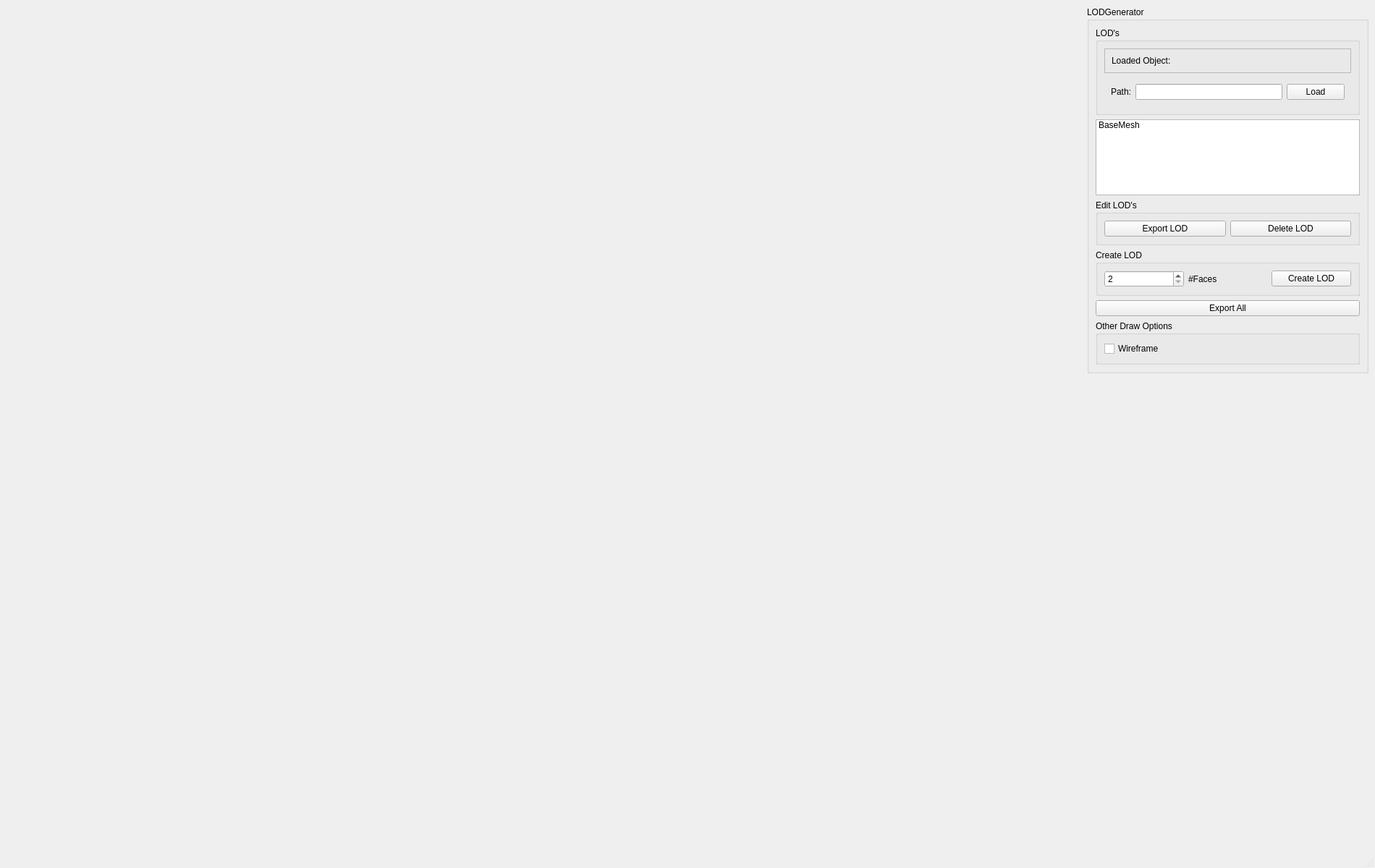
<?xml version="1.0" encoding="UTF-8"?>
<ui version="4.0">
 <class>MainWindow</class>
 <widget class="QMainWindow" name="MainWindow">
  <property name="geometry">
   <rect>
    <x>0</x>
    <y>0</y>
    <width>1900</width>
    <height>1200</height>
   </rect>
  </property>
  <property name="windowTitle">
   <string>LOD Generator by Jonathan Flynn (i7241559)</string>
  </property>
  <widget class="QWidget" name="centralwidget">
   <layout class="QGridLayout" name="s_mainWindowGridLayout">
    <item row="0" column="1" alignment="Qt::AlignTop">
     <widget class="QGroupBox" name="s_transformGB">
      <property name="minimumSize">
       <size>
        <width>389</width>
        <height>507</height>
       </size>
      </property>
      <property name="maximumSize">
       <size>
        <width>389</width>
        <height>507</height>
       </size>
      </property>
      <property name="title">
       <string>LODGenerator</string>
      </property>
      <layout class="QGridLayout" name="gridLayout">
       <item row="3" column="0">
        <widget class="QGroupBox" name="s_drawGB">
         <property name="title">
          <string>Edit LOD's</string>
         </property>
         <layout class="QHBoxLayout" name="horizontalLayout_3">
          <item>
           <widget class="QPushButton" name="exportLODB">
            <property name="text">
             <string>Export LOD</string>
            </property>
           </widget>
          </item>
          <item>
           <widget class="QPushButton" name="deleteLODB">
            <property name="text">
             <string>Delete LOD</string>
            </property>
           </widget>
          </item>
         </layout>
        </widget>
       </item>
       <item row="0" column="0">
        <widget class="QGroupBox" name="s_lodGB">
         <property name="title">
          <string>LOD's</string>
         </property>
         <layout class="QVBoxLayout" name="verticalLayout">
          <item>
           <widget class="QFrame" name="s_loadF">
            <property name="frameShape">
             <enum>QFrame::StyledPanel</enum>
            </property>
            <property name="frameShadow">
             <enum>QFrame::Raised</enum>
            </property>
            <layout class="QHBoxLayout" name="horizontalLayout_5">
             <item>
              <widget class="QLabel" name="label">
               <property name="minimumSize">
                <size>
                 <width>100</width>
                 <height>0</height>
                </size>
               </property>
               <property name="maximumSize">
                <size>
                 <width>100</width>
                 <height>16777215</height>
                </size>
               </property>
               <property name="text">
                <string>Loaded Object:</string>
               </property>
              </widget>
             </item>
             <item>
              <widget class="QLabel" name="fileNameL">
               <property name="text">
                <string/>
               </property>
              </widget>
             </item>
            </layout>
           </widget>
          </item>
          <item>
           <widget class="QFrame" name="s_pathF">
            <layout class="QHBoxLayout" name="horizontalLayout_2">
             <item>
              <widget class="QLabel" name="label_2">
               <property name="text">
                <string>Path:</string>
               </property>
              </widget>
             </item>
             <item>
              <widget class="QLineEdit" name="pathLE">
               <property name="readOnly">
                <bool>true</bool>
               </property>
              </widget>
             </item>
             <item>
              <widget class="QPushButton" name="loadB">
               <property name="text">
                <string>Load</string>
               </property>
              </widget>
             </item>
            </layout>
           </widget>
          </item>
         </layout>
        </widget>
       </item>
       <item row="4" column="0">
        <widget class="QGroupBox" name="s_createLODGB">
         <property name="title">
          <string>Create LOD</string>
         </property>
         <layout class="QHBoxLayout" name="horizontalLayout_4">
          <item>
           <widget class="QSpinBox" name="nFaces">
            <property name="minimum">
             <number>2</number>
            </property>
           </widget>
          </item>
          <item>
           <widget class="QLabel" name="label_3">
            <property name="text">
             <string>#Faces</string>
            </property>
           </widget>
          </item>
          <item>
           <widget class="QPushButton" name="createLODB">
            <property name="text">
             <string>Create LOD</string>
            </property>
           </widget>
          </item>
         </layout>
         <zorder>nFaces</zorder>
         <zorder>createLODB</zorder>
         <zorder>label_3</zorder>
        </widget>
       </item>
       <item row="7" column="0">
        <widget class="QPushButton" name="exportAllB">
         <property name="text">
          <string>Export All</string>
         </property>
        </widget>
       </item>
       <item row="2" column="0">
        <widget class="QListWidget" name="m_lods">
         <property name="sortingEnabled">
          <bool>false</bool>
         </property>
         <item>
          <property name="text">
           <string>BaseMesh</string>
          </property>
         </item>
        </widget>
       </item>
       <item row="8" column="0">
        <widget class="QGroupBox" name="groupBox">
         <property name="title">
          <string>Other Draw Options</string>
         </property>
         <layout class="QVBoxLayout" name="verticalLayout_2">
          <item>
           <widget class="QCheckBox" name="m_wireframe">
            <property name="text">
             <string>Wireframe</string>
            </property>
           </widget>
          </item>
         </layout>
        </widget>
       </item>
      </layout>
     </widget>
    </item>
    <item row="0" column="0">
     <spacer name="horizontalSpacer">
      <property name="orientation">
       <enum>Qt::Horizontal</enum>
      </property>
      <property name="sizeHint" stdset="0">
       <size>
        <width>40</width>
        <height>20</height>
       </size>
      </property>
     </spacer>
    </item>
   </layout>
  </widget>
  <widget class="QMenuBar" name="menubar">
   <property name="geometry">
    <rect>
     <x>0</x>
     <y>0</y>
     <width>1900</width>
     <height>23</height>
    </rect>
   </property>
  </widget>
  <widget class="QStatusBar" name="statusbar"/>
 </widget>
 <resources/>
 <connections/>
</ui>
